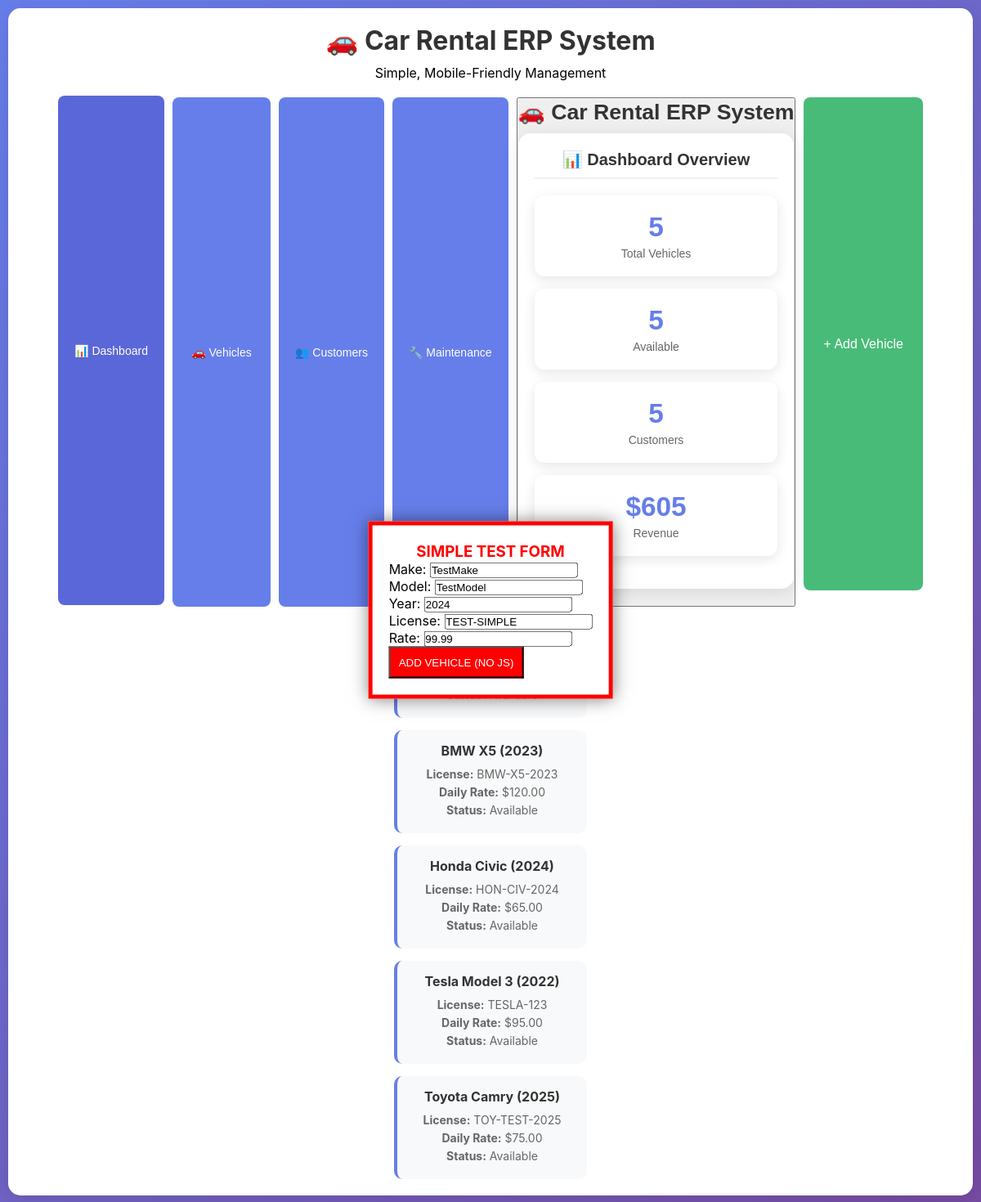
/erp_simple.php, run on the app's committed database.
### tables this page shows
CREATE TABLE IF NOT EXISTS vehicles (
    id INT AUTO_INCREMENT PRIMARY KEY,
    make VARCHAR(50) NOT NULL,
    model VARCHAR(50) NOT NULL,
    year INT NOT NULL,
    license_plate VARCHAR(20) UNIQUE NOT NULL,
    daily_rate DECIMAL(10,2) NOT NULL,
    status ENUM('available', 'rented', 'maintenance', 'archived') DEFAULT 'available',
    created_at TIMESTAMP DEFAULT CURRENT_TIMESTAMP,
    updated_at TIMESTAMP DEFAULT CURRENT_TIMESTAMP ON UPDATE CURRENT_TIMESTAMP
);

### erp_simple.php (the view, shortened to what this page needs)
<?php
$host = 'localhost';
$dbname = 'car_rental_erp';
$username = 'root';
$password = 'SecureRootPass123!';
try {
    $pdo = new PDO("mysql:host=$host;dbname=$dbname", $username, $password);
    $pdo->setAttribute(PDO::ATTR_ERRMODE, PDO::ERRMODE_EXCEPTION);
} catch(PDOException $e) {
    die("Connection failed: " . $e->getMessage());
}
$vehicles = $pdo->query("SELECT * FROM vehicles ORDER BY id DESC")->fetchAll();
$vehicleCount = $pdo->query("SELECT COUNT(*) FROM vehicles")->fetchColumn();
$customerCount = $pdo->query("SELECT COUNT(*) FROM customers")->fetchColumn();
$availableVehicles = $pdo->query("SELECT COUNT(*) FROM vehicles WHERE status = 'available'")->fetchColumn();
$totalRevenue = $pdo->query("SELECT SUM(amount) FROM financial_transactions WHERE type = 'payment'")->fetchColumn() ?: 0;
?>
<!DOCTYPE html>
<html lang="en">
<head>
</head>
<body>
    <div class="container">
        <div class="header">
            <h1>🚗 Car Rental ERP System</h1>
            <p>Simple, Mobile-Friendly Management</p>
            <div class="nav">
                <button class="nav-btn active" onclick="showSection('dashboard')">📊 Dashboard</button>
                <button class="nav-btn" onclick="showSection('vehicles')">🚗 Vehicles</button>
                <button class="nav-btn" onclick="showSection('customers')">👥 Customers</button>
                <button class="nav-btn" onclick="showSection('maintenance')">🔧 Maintenance</button>
                <button class="n    <div class="container">
        <h1>🚗 Car Rental ERP System</h1>
        <div id="dashboard" class="section active">
            <h2>📊 Dashboard Overview</h2>
            <div class="dashboard">
                <div class="stat-card">
                    <div class="stat-number"><?php echo $vehicleCount; ?></div>
                    <div class="stat-label">Total Vehicles</div>
                </div>
                <div class="stat-card">
                    <div class="stat-number"><?php echo $availableVehicles; ?></div>
                    <div class="stat-label">Available</div>
                </div>
                <div class="stat-card">
                    <div class="stat-number"><?php echo $customerCount; ?></div>
                    <div class="stat-label">Customers</div>
                </div>
                <div class="stat-card">
                    <div class="stat-number">$<?php echo number_format($totalRevenue, 0); ?></div>
                    <div class="stat-label">Revenue</div>
                </div>
            </div>
        </div>
        <div id="vehicles" class="section">
            <button class="add-btn" onclick="showModal('vehicleModal')">+ Add Vehicle</button>
            <div class="data-grid">
                <?php foreach ($vehicles as $vehicle): ?>
                    <div class="data-card">
                        <h4><?php echo htmlspecialchars($vehicle['make'] . ' ' . $vehicle['model'] . ' (' . $vehicle['year'] . ')'); ?></h4>
                        <p><strong>License:</strong> <?php echo htmlspecialchars($vehicle['license_plate']); ?></p>
                        <p><strong>Daily Rate:</strong> $<?php echo htmlspecialchars($vehicle['daily_rate']); ?></p>
                        <p><strong>Status:</strong> <?php echo htmlspecialchars(ucfirst($vehicle['status'])); ?></p>
                    </div>
                <?php endforeach; ?>
            </div>
        </div>
    </div>
    <div style="position: fixed; top: 50%; left: 50%; transform: translate(-50%, -50%); background: white; border: 5px solid red; padding: 20px; z-index: 99999; box-shadow: 0 0 20px rgba(0,0,0,0.5);">
        <h3 style="color: red; text-align: center;">SIMPLE TEST FORM</h3>
        <form method="POST" action="">
            <div>
                <label>Make:</label>
                <input type="text" name="make" value="TestMake" required>
            </div>
            <div>
                <label>Model:</label>
                <input type="text" name="model" value="TestModel" required>
            </div>
            <div>
                <label>Year:</label>
                <input type="number" name="year" value="2024" required>
            </div>
            <div>
                <label>License:</label>
                <input type="text" name="license_plate" value="TEST-SIMPLE" required>
            </div>
            <div>
                <label>Rate:</label>
                <input type="number" name="daily_rate" value="99.99" step="0.01" required>
            </div>
            <button type="submit" style="background: red; color: white; padding: 10px;">ADD VEHICLE (NO JS)</button>
        </form>
    </div>
</body>
</html>

### erp_simple.php (style rules this page uses)
* { margin: 0; padding: 0; box-sizing: border-box; }
body { font-family: -apple-system, BlinkMacSystemFont, 'Segoe UI', Roboto, sans-serif; background: linear-gradient(135deg, #667eea 0%, #764ba2 100%); min-height: 100vh; padding: 10px; }
.container { max-width: 1200px; margin: 0 auto; }
.header { background: white; border-radius: 15px; padding: 20px; margin-bottom: 20px; box-shadow: 0 4px 20px rgba(0,0,0,0.1); text-align: center; }
.header h1 { color: #333; margin-bottom: 10px; }
.nav { display: flex; flex-wrap: wrap; gap: 10px; justify-content: center; margin-top: 20px; }
.nav-btn { background: #667eea; color: white; border: none; padding: 12px 20px; border-radius: 8px; cursor: pointer; font-size: 14px; transition: all 0.3s; min-width: 120px; }
.nav-btn:hover, .nav-btn.active { background: #5a67d8; transform: translateY(-2px); }
.dashboard { display: grid; grid-template-columns: repeat(auto-fit, minmax(200px, 1fr)); gap: 15px; margin-bottom: 20px; }
.stat-card { background: white; padding: 20px; border-radius: 12px; text-align: center; box-shadow: 0 4px 15px rgba(0,0,0,0.1); }
.stat-number { font-size: 2.5em; font-weight: bold; color: #667eea; margin-bottom: 5px; }
.stat-label { color: #666; font-size: 14px; }
.section { background: white; border-radius: 15px; padding: 20px; margin-bottom: 20px; box-shadow: 0 4px 20px rgba(0,0,0,0.1); display: none; }
.section.active { display: block; }
.section h2 { color: #333; margin-bottom: 20px; padding-bottom: 10px; border-bottom: 2px solid #f0f0f0; }
.add-btn { background: #48bb78; color: white; border: none; padding: 12px 24px; border-radius: 8px; cursor: pointer; font-size: 16px; margin-bottom: 20px; transition: all 0.3s; }
.data-grid { display: grid; gap: 15px; }
.data-card { background: #f8f9fa; padding: 15px; border-radius: 10px; border-left: 4px solid #667eea; }
.data-card h4 { color: #333; margin-bottom: 10px; }
.data-card p { color: #666; margin-bottom: 5px; font-size: 14px; }

### data on the page
vehicles: make+model+year "BMW X5 (2023)", license_plate "BMW-X5-2023", daily_rate "120.00", status "Available"
vehicles: make+model+year "Honda Civic (2024)", license_plate "HON-CIV-2024", daily_rate "65.00", status "Available"
vehicles: make+model+year "Tesla Model 3 (2022)", license_plate "TESLA-123", daily_rate "95.00", status "Available"
vehicles: make+model+year "Toyota Camry (2025)", license_plate "TOY-TEST-2025", daily_rate "75.00", status "Available"

### other printed values
$vehicleCount "5"
$availableVehicles "5"
$customerCount "5"
$totalRevenue "605"
